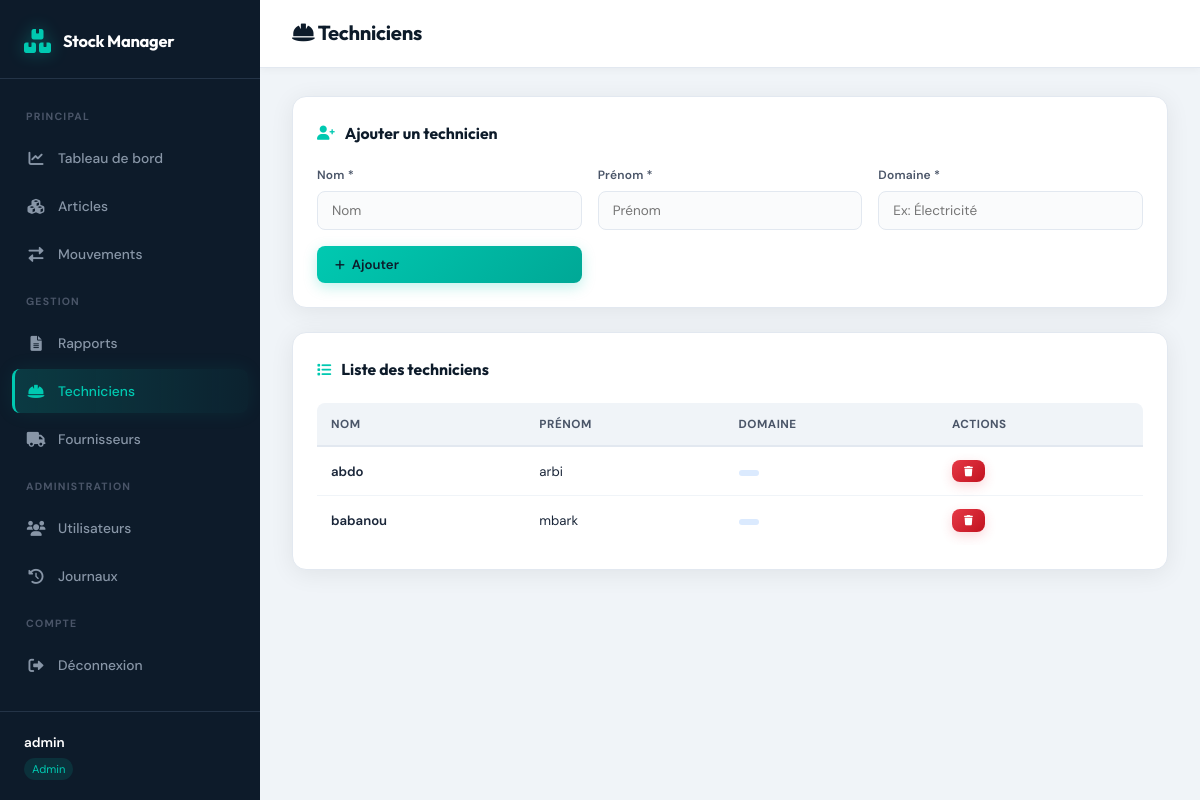
The page /techniciens (signed in) on the database its author committed.
### tables this page shows
CREATE TABLE techniciens (
        id INTEGER PRIMARY KEY AUTOINCREMENT,
        nom TEXT NOT NULL,
        prenom TEXT NOT NULL,
        code TEXT UNIQUE,
        actif BOOLEAN DEFAULT 1
    );

### app.py (the view)
@app.route('/techniciens')
@login_required
@permission_required('gerer_utilisateurs')
def techniciens():
    techs = gestion.get_techniciens()
    return render_template('techniciens.html', techniciens=techs)

### app.py (called while the page is built)
def login_required(f):
    @wraps(f)
    def decorated_function(*args, **kwargs):
        if 'user_id' not in session:
            return redirect(url_for('login'))
        auth.current_user = db.fetchone("SELECT * FROM utilisateurs WHERE id = ?", (session['user_id'],))
        return f(*args, **kwargs)
    return decorated_function

def permission_required(action):
    def decorator(f):
        @wraps(f)
        def decorated_function(*args, **kwargs):
            if not auth.has_permission(action):
                return "Accès interdit", 403
            return f(*args, **kwargs)
        return decorated_function
    return decorator

### auth.py (called while the page is built, shortened)
    def has_permission(self, permission: str) -> bool:
        user = self.current_user
        if not user:
            return False
        if isinstance(user, dict):
            user_dict = user
        else:
            user_dict = dict(user)
        role = user_dict.get('role', '')
        can_manage_users = user_dict.get('can_manage_users', 0)
        if role == 'admin' and can_manage_users == 1:
            return True

### database.py (called while the page is built)
    def _get_connection(self):
        conn = sqlite3.connect(self.db_path, check_same_thread=False)
        conn.row_factory = sqlite3.Row
        return conn

    def fetchall(self, query, params=()):
        conn = self._get_connection()
        cursor = conn.cursor()
        cursor.execute(query, params)
        rows = cursor.fetchall()
        conn.close()
        return rows

    def fetchone(self, query, params=()):
        conn = self._get_connection()
        cursor = conn.cursor()
        cursor.execute(query, params)
        row = cursor.fetchone()
        conn.close()
        return row

### models.py (called while the page is built)
    def get_techniciens(self):
        return self.db.fetchall("SELECT id, nom, prenom, code FROM techniciens WHERE actif = 1 ORDER BY nom")

### templates/techniciens.html (shortened to what this page needs)
<!DOCTYPE html>
<html lang="fr">
<head>
    <link rel="stylesheet" href="https://cdnjs.cloudflare.com/ajax/libs/font-awesome/6.0.0-beta3/css/all.min.css">
    <link rel="stylesheet" href="{{ url_for('static', filename='style.css') }}">
</head>
<body>
<div class="app-layout">
    <aside class="sidebar">
        <div class="sidebar-header"><i class="fas fa-boxes"></i><span>Stock Manager</span></div>
        <nav class="sidebar-nav">
            <span class="nav-section">Principal</span>
            <a href="{{ url_for('dashboard') }}"><i class="fas fa-chart-line"></i> Tableau de bord</a>
            {% if session.user_role in ['admin', 'magasinier'] %}
            <a href="{{ url_for('articles') }}"><i class="fas fa-cubes"></i> Articles</a>
            {% endif %}
            <a href="{{ url_for('mouvements') }}"><i class="fas fa-exchange-alt"></i> Mouvements</a>
            {% if session.user_role in ['admin', 'magasinier'] %}
            <span class="nav-section">Gestion</span>
            <a href="{{ url_for('rapports') }}"><i class="fas fa-file-alt"></i> Rapports</a>
            <a href="{{ url_for('techniciens') }}" class="active"><i class="fas fa-hard-hat"></i> Techniciens</a>
            <a href="{{ url_for('fournisseurs') }}"><i class="fas fa-truck"></i> Fournisseurs</a>
            {% endif %}
            {% if session.user_role == 'admin' %}
            <span class="nav-section">Administration</span>
            <a href="{{ url_for('utilisateurs') }}"><i class="fas fa-users"></i> Utilisateurs</a>
            <a href="{{ url_for('logs') }}"><i class="fas fa-history"></i> Journaux</a>
            {% endif %}
            <span class="nav-section">Compte</span>
            <a href="{{ url_for('logout') }}"><i class="fas fa-sign-out-alt"></i> Déconnexion</a>
        </nav>
        <div class="sidebar-footer"><span>{{ session.user_name }}</span><small>{{ session.user_role }}</small></div>
    </aside>
    <main class="main-content">
        <header class="topbar">
            <div class="topbar-title"><h1><i class="fas fa-hard-hat"></i> Techniciens</h1></div>
        </header>
        <div class="content">
            <div class="card">
                <h3><i class="fas fa-user-plus"></i> Ajouter un technicien</h3>
                <form method="post" action="{{ url_for('ajouter_technicien_route') }}" class="form-grid">
                    <div class="form-group">
                        <label>Nom *</label>
                        <input type="text" name="nom" placeholder="Nom" required>
                    </div>
                    <div class="form-group">
                        <label>Prénom *</label>
                        <input type="text" name="prenom" placeholder="Prénom" required>
                    </div>
                    <div class="form-group">
                        <label>Domaine *</label>
                        <input type="text" name="Domaine" placeholder="Ex: Électricité" required>
                    </div>
                    <div class="form-group" style="justify-content:flex-end;">
                        <button type="submit" class="btn btn-primary">
                            <i class="fas fa-plus"></i> Ajouter
                        </button>
                    </div>
                </form>
            </div>
            <div class="card">
                <h3><i class="fas fa-list"></i> Liste des techniciens</h3>
                <div class="table-responsive">
                    <table class="table">
                        <thead>
                            <tr><th>Nom</th><th>Prénom</th><th>Domaine</th><th>Actions</th></tr>
                        </thead>
                        <tbody>
                            {% for tech in techniciens %}
                            <tr>
                                <td style="font-weight:600;">{{ tech.nom }}</td>
                                <td>{{ tech.prenom }}</td>
                                <td>
                                    <span class="badge badge-info">{{ tech.Domaine }}</span>
                                </td>
                                <td>
                                    <form method="post"
                                          action="{{ url_for('supprimer_technicien_route', tech_id=tech.id) }}"
                                          onsubmit="return confirm('Supprimer ce technicien ?');">
                                        <button class="btn btn-danger btn-sm"><i class="fas fa-trash"></i></button>
                                    </form>
                                </td>
                            </tr>
                            {% endfor %}
                        </tbody>
                    </table>
                </div>
            </div>
        </div>
    </main>
</div>
</body>
</html>

### rows shown on the page
techniciens: nom "abdo", prenom "arbi"
techniciens: nom "babanou", prenom "mbark"

### other values the page prints
{{ session.user_name }} "admin"
{{ session.user_role }} "Admin"
